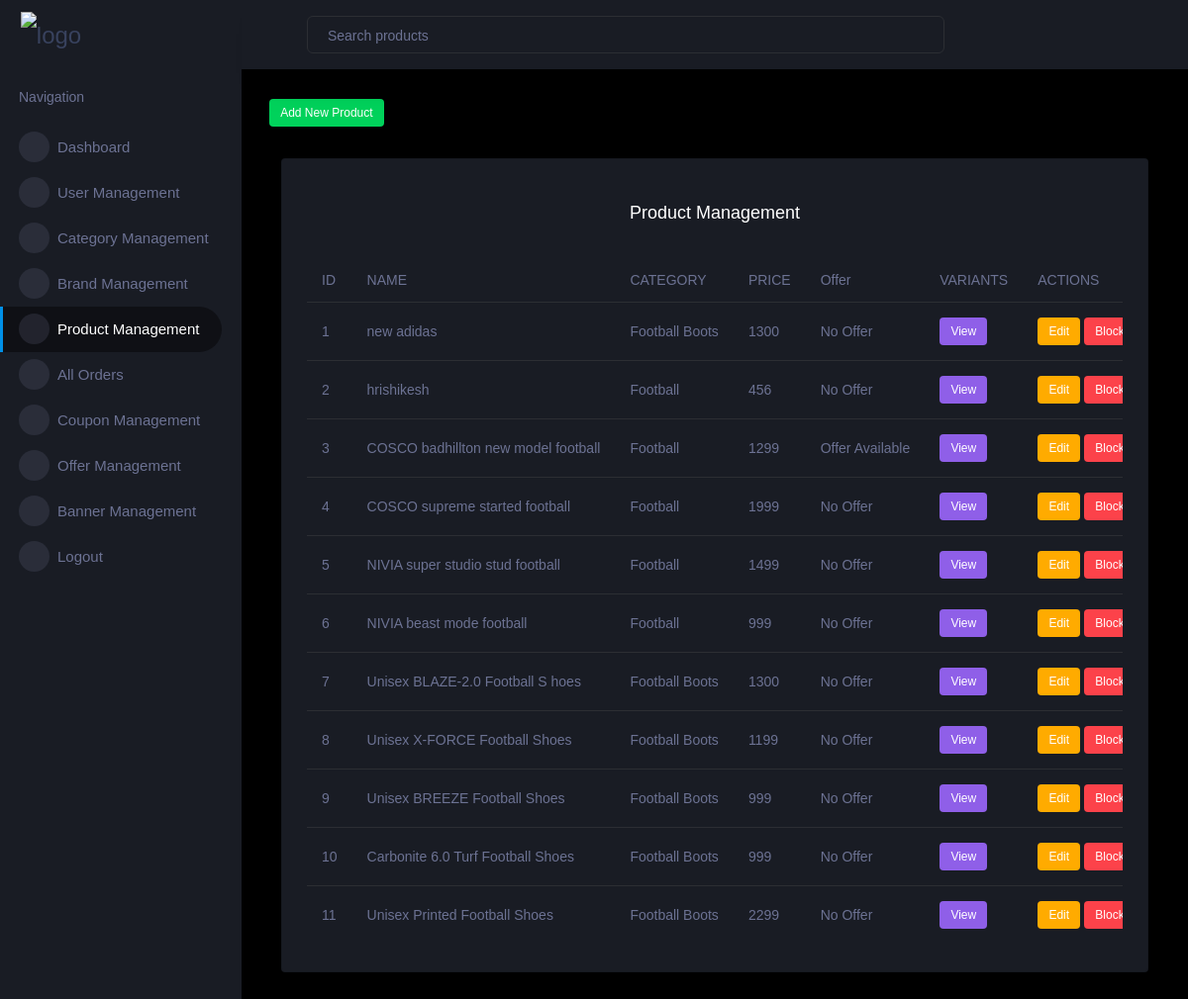
Page /admin_dash/product_management (signed in) on the earlier database version.
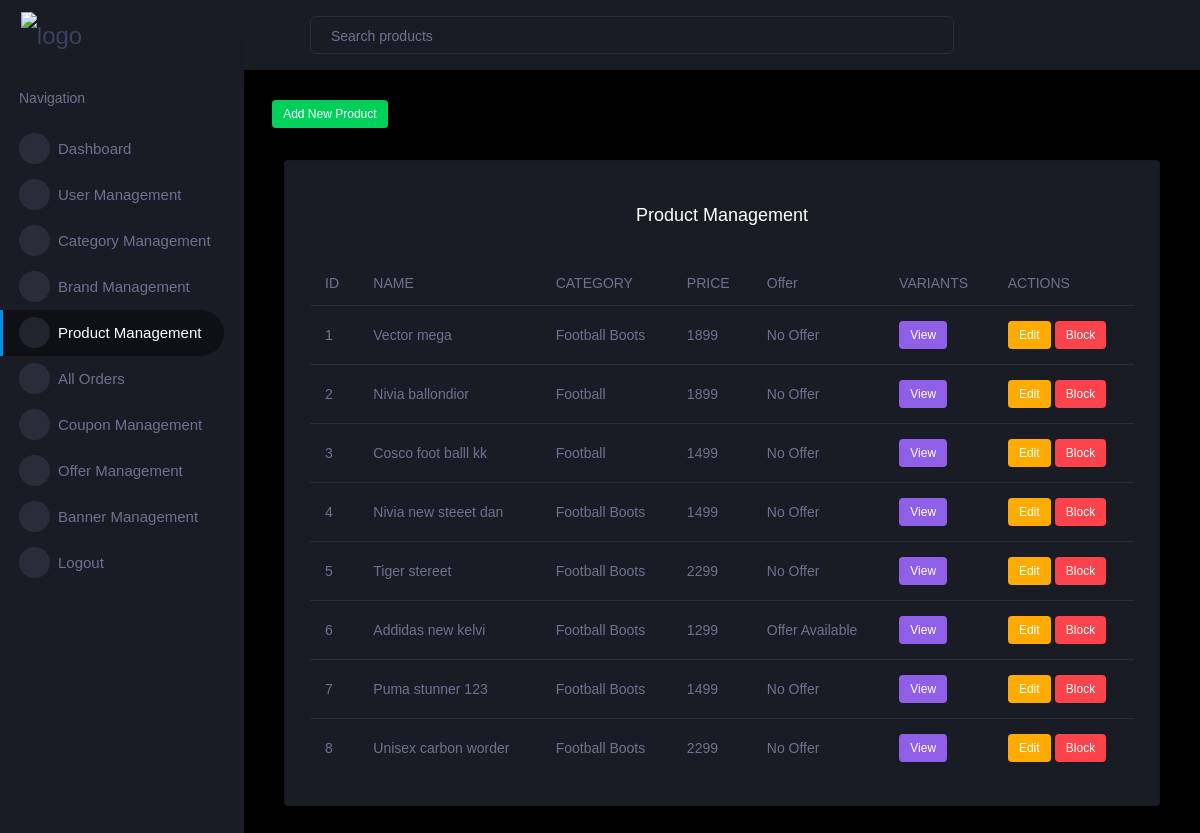
Same page on the later database version.
### admin_dash/models.py (models this page shows, shortened)
class Product(models.Model) :
    STOCK = ('IN STOCK','IN STOCK'),('OUT OF STOCK','OUT OF STOCK')
    STATUS = ('Publish','Publish'),('Draft','Draft')
    name = models.CharField( max_length=200, unique=True)
    price = models.DecimalField(max_digits=10, decimal_places=2)
    description = models.TextField(null=True, blank=True)
    stock = models.CharField(choices=STOCK,max_length=50)
    status = models.CharField(choices=STATUS,max_length=50)
    created_date = models.DateTimeField( default=timezone.now)
    categories = models.ForeignKey(Category,on_delete=models.CASCADE)
    is_available = models.BooleanField(default=True)
    brand = models.ForeignKey(Brand, on_delete=models.CASCADE)
    offer = models.ForeignKey(Offer, on_delete=models.SET_NULL, blank=True, null=True)

class Category(models.Model) :
    name = models.CharField(max_length=150)
    description = models.TextField(max_length=250,default='Product description')
    offer = models.ForeignKey(Offer, on_delete=models.SET_NULL, blank=True, null=True)
    is_available = models.BooleanField(default=True)
    def __str__(self) -> str:
        return self.name

### admin_dash/views.py (the view)
# urls.py: path('product_management', views.product_management, name='product_management'),
@login_required(login_url='admin_log_in')
def product_management(request) :
    all_products = Product.objects.all().order_by('-id')
    context = { 'all_products':all_products}
    return render(request, 'admin_dash/product_management.html',context)

### cart/context_processors.py (called while the page is built)
def cart_count(request):
    cart_item_count = 0
    if request.user.is_authenticated:
        cart_item_count = Cart.objects.filter(user=request.user).count()
    return {'cart_item_count': cart_item_count}

def wishlist_count(request) :
    wishlist_item_count = 0
    if request.user.is_authenticated :
        wishlist_item_count = Wishlist.objects.filter(user=request.user).count()
    return {'wishlist_item_count': wishlist_item_count}

### templates/admin_dash/product_management.html (shortened to what this page needs)
{% extends "admin_dash/dash.html" %}
{% load static%}
{% block content %}
<div class="main-panel">
    <div class="content-wrapper">
      <div class="page-header">
        <label class="badge badge-success"><a style="color : white;" href="{% url 'add_product' %}">Add New Product
      </a></label>
      </div>
        <div class="col-lg-12 grid-margin stretch-card">
          <div class="card">
            <div class="card-body">
              <h4 class="card-title text-center p-3">Product Management</h4>
              <div class="table-responsive">
                <table class="table">
                  <thead>
                    <tr>
                      <th>ID</th>
                      <th>NAME</th>
                      <th>CATEGORY</th>
                      <th>PRICE</th>
                      <th>Offer</th>
                      <th>VARIANTS</th>
                      <th>ACTIONS</th>
                    </tr>
                  </thead>
                  <tbody>
                  {% for product in all_products%}
                    <tr>
                      <td>{{forloop.counter}}</td>
                      <td>{{product.name}}</td>
                      <td>{{product.categories}}</td>
                      <td>{{product.price| stringformat:'d'}}</td>
                        {% if product.offer %}
                        <td >Offer Available</td>
                        {% else %}
                        <td>No Offer</td>
                        {% endif %}
                      <td><label class="badge badge-info"><a style="color : white;" href="{% url 'show_variants' product.id %}"> View </a></label></td>
                          <td>
                            <label class="badge badge-warning">
                              <a style="color: white;" href="{% url 'edit_product' product.id %}"> Edit </a>
                            </label>
                            {% if product.is_available %}
                            <label class="badge badge-danger">
                              <a style="color: white;" href="{% url 'product_delete' product.id %}"> Block</a>
                            </label>
                                {% else %}
                                <label class="badge badge-success">
                                  <a style="color: white;" href="{% url 'product_delete' product.id %}"> Unblock</a>
                                </label>
                                {% endif %}
                          </td>
                    </tr>
                    {%endfor%}
                  </tbody>
                </table>
              </div>
            </div>
          </div>
        </div>
      </div>
     </div>
  </div>
  </div>
{% endblock content %}

Differences in the rows shown:
removed Product: name "new adidas", categories "Football Boots", price "1300", shows "No Offer", is_available "Block"
removed Product: name "hrishikesh", categories "Football", price "456", shows "No Offer", is_available "Block"
removed Product: name "COSCO badhillton new model football", categories "Football", price "1299", shows "Offer Available", is_available "Block"
removed Product: name "COSCO supreme started football", categories "Football", price "1999", shows "No Offer", is_available "Block"
removed Product: name "NIVIA super studio stud football", categories "Football", price "1499", shows "No Offer", is_available "Block"
removed Product: name "NIVIA beast mode football", categories "Football", price "999", shows "No Offer", is_available "Block"
removed Product: name "Unisex BLAZE-2.0 Football S hoes", categories "Football Boots", price "1300", shows "No Offer", is_available "Block"
removed Product: name "Unisex X-FORCE Football Shoes", categories "Football Boots", price "1199", shows "No Offer", is_available "Block"
removed Product: name "Unisex BREEZE Football Shoes", categories "Football Boots", price "999", shows "No Offer", is_available "Block"
removed Product: name "Carbonite 6.0 Turf Football Shoes", categories "Football Boots", price "999", shows "No Offer", is_available "Block"
removed Product: name "Unisex Printed Football Shoes", categories "Football Boots", price "2299", shows "No Offer", is_available "Block"
added Product: name "Vector mega", categories "Football Boots", price "1899", shows "No Offer", is_available "Block"
added Product: name "Nivia ballondior", categories "Football", price "1899", shows "No Offer", is_available "Block"
added Product: name "Cosco foot balll kk", categories "Football", price "1499", shows "No Offer", is_available "Block"
added Product: name "Nivia new steeet dan", categories "Football Boots", price "1499", shows "No Offer", is_available "Block"
added Product: name "Tiger stereet", categories "Football Boots", price "2299", shows "No Offer", is_available "Block"
added Product: name "Addidas new kelvi", categories "Football Boots", price "1299", shows "Offer Available", is_available "Block"
added Product: name "Puma stunner 123", categories "Football Boots", price "1499", shows "No Offer", is_available "Block"
added Product: name "Unisex carbon worder", categories "Football Boots", price "2299", shows "No Offer", is_available "Block"
